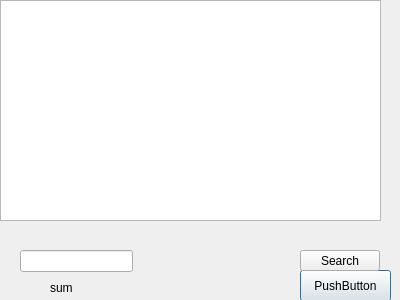
<?xml version="1.0" encoding="UTF-8"?>
<ui version="4.0">
 <class>Dialog</class>
 <widget class="QDialog" name="Dialog">
  <property name="geometry">
   <rect>
    <x>0</x>
    <y>0</y>
    <width>400</width>
    <height>300</height>
   </rect>
  </property>
  <property name="windowTitle">
   <string>Dialog</string>
  </property>
  <widget class="QTableWidget" name="tableWidget">
   <property name="geometry">
    <rect>
     <x>0</x>
     <y>0</y>
     <width>381</width>
     <height>221</height>
    </rect>
   </property>
  </widget>
  <widget class="QPushButton" name="pushButton">
   <property name="geometry">
    <rect>
     <x>300</x>
     <y>270</y>
     <width>91</width>
     <height>31</height>
    </rect>
   </property>
   <property name="text">
    <string>PushButton</string>
   </property>
  </widget>
  <widget class="QLabel" name="label">
   <property name="geometry">
    <rect>
     <x>50</x>
     <y>280</y>
     <width>141</width>
     <height>16</height>
    </rect>
   </property>
   <property name="text">
    <string>sum</string>
   </property>
  </widget>
  <widget class="QLineEdit" name="lineEdit">
   <property name="geometry">
    <rect>
     <x>20</x>
     <y>250</y>
     <width>113</width>
     <height>22</height>
    </rect>
   </property>
  </widget>
  <widget class="QPushButton" name="pushButton_2">
   <property name="geometry">
    <rect>
     <x>300</x>
     <y>250</y>
     <width>80</width>
     <height>21</height>
    </rect>
   </property>
   <property name="text">
    <string>Search</string>
   </property>
  </widget>
 </widget>
 <resources/>
 <connections/>
</ui>
